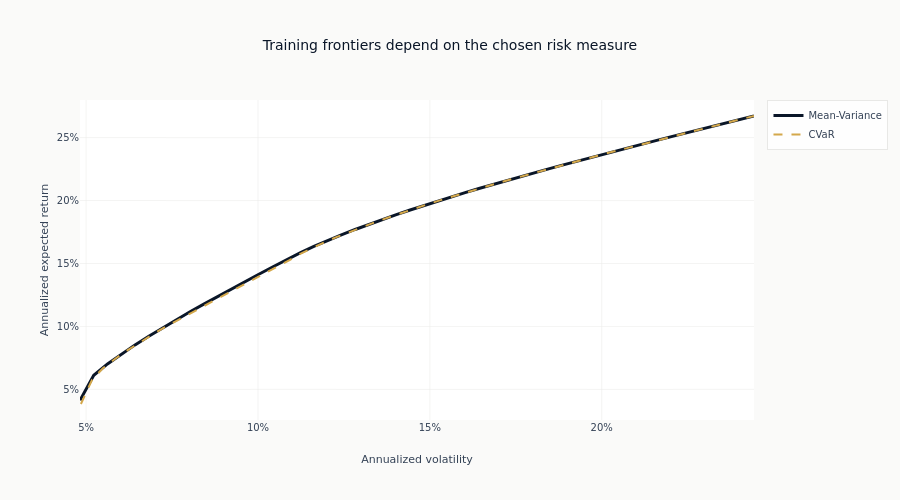

The code cell stored with this chart in its notebook:
### Code cell
# Plot both efficient frontiers
fig = go.Figure()

fig.add_scatter(
    x=ef_mv["volatility"],
    y=ef_mv["return"],
    mode="lines",
    name="Mean-Variance",
    line=dict(color=COLORS["blue"], width=3),
)

fig.add_scatter(
    x=ef_cvar["volatility"],
    y=ef_cvar["return"],
    mode="lines",
    name="CVaR",
    line=dict(color=COLORS["amber"], width=2, dash="dash"),
)

fig.update_layout(
    title="Training frontiers depend on the chosen risk measure",
    xaxis_title="Annualized volatility",
    yaxis_title="Annualized expected return",
    xaxis_tickformat=".0%",
    yaxis_tickformat=".0%",
    height=500,
)
show_plotly_with_alt(
    fig,
    "Two efficient frontiers over the training window, mean-variance and CVaR, annualized volatility against annualized expected return, tracing similar but not identical curves.",
)

### Figure 1 — Plotly figure (JSON) as saved in the notebook; plotly's stock layout.template omitted (floating-point values rounded to 4 significant figures)
{"data": [{"line": {"color": "#0a1628", "width": 3}, "mode": "lines", "name": "Mean-Variance", "type": "scatter", "x": [0.04822, 0.05222, 0.05622, 0.06023, 0.06423, 0.06823, 0.07223, 0.07623, 0.08023, 0.08424, 0.08824, 0.09224, 0.09624, 0.1002, 0.1042, 0.1082, 0.1122, 0.1162, 0.1202, 0.1243, 0.1283, 0.1323, 0.1363, 0.1403, 0.1443, 0.1483, 0.1523, 0.1563, 0.1603, 0.1643, 0.1683, 0.1723, 0.1763, 0.1803, 0.1843, 0.1883, 0.1923, 0.1963, 0.2003, 0.2043, 0.2083, 0.2123, 0.2163, 0.2203, 0.2243, 0.2283, 0.2323, 0.2363, 0.2403, 0.2443], "y": [0.0413, 0.06117, 0.07022, 0.07806, 0.08535, 0.09226, 0.09891, 0.1053, 0.1116, 0.1178, 0.1238, 0.1298, 0.1357, 0.1415, 0.1473, 0.153, 0.1584, 0.1635, 0.1683, 0.1728, 0.177, 0.1811, 0.185, 0.1888, 0.1925, 0.1961, 0.1996, 0.203, 0.2063, 0.2096, 0.2127, 0.2159, 0.2189, 0.222, 0.225, 0.228, 0.2309, 0.2338, 0.2367, 0.2396, 0.2424, 0.2452, 0.248, 0.2508, 0.2536, 0.2563, 0.2591, 0.2618, 0.2645, 0.2672]}, {"line": {"color": "#D4A84B", "dash": "dash", "width": 2}, "mode": "lines", "name": "CVaR", "type": "scatter", "x": [0.04849, 0.05173, 0.05481, 0.05839, 0.0621, 0.0661, 0.07014, 0.07443, 0.07906, 0.08359, 0.08813, 0.09263, 0.09683, 0.1011, 0.1054, 0.1092, 0.1125, 0.1159, 0.1194, 0.123, 0.1266, 0.1302, 0.1341, 0.1379, 0.1418, 0.1457, 0.1497, 0.1538, 0.1578, 0.1618, 0.1659, 0.17, 0.174, 0.1781, 0.1823, 0.1864, 0.1905, 0.1947, 0.1988, 0.2028, 0.2069, 0.211, 0.215, 0.2192, 0.2233, 0.2275, 0.2317, 0.2359, 0.2401, 0.2443], "y": [0.03837, 0.05765, 0.06658, 0.07418, 0.08117, 0.0881, 0.09492, 0.1017, 0.1085, 0.115, 0.1215, 0.1279, 0.1343, 0.1406, 0.147, 0.1527, 0.1579, 0.1626, 0.167, 0.1711, 0.1751, 0.179, 0.1829, 0.1866, 0.1903, 0.1939, 0.1974, 0.2009, 0.2043, 0.2076, 0.2109, 0.2141, 0.2172, 0.2204, 0.2235, 0.2266, 0.2296, 0.2326, 0.2356, 0.2385, 0.2414, 0.2443, 0.2471, 0.25, 0.2529, 0.2558, 0.2586, 0.2615, 0.2643, 0.2672]}], "layout": {"height": 500, "title": {"text": "Training frontiers depend on the chosen risk measure"}, "xaxis": {"tickformat": ".0%", "title": {"text": "Annualized volatility"}}, "yaxis": {"tickformat": ".0%", "title": {"text": "Annualized expected return"}}}}
